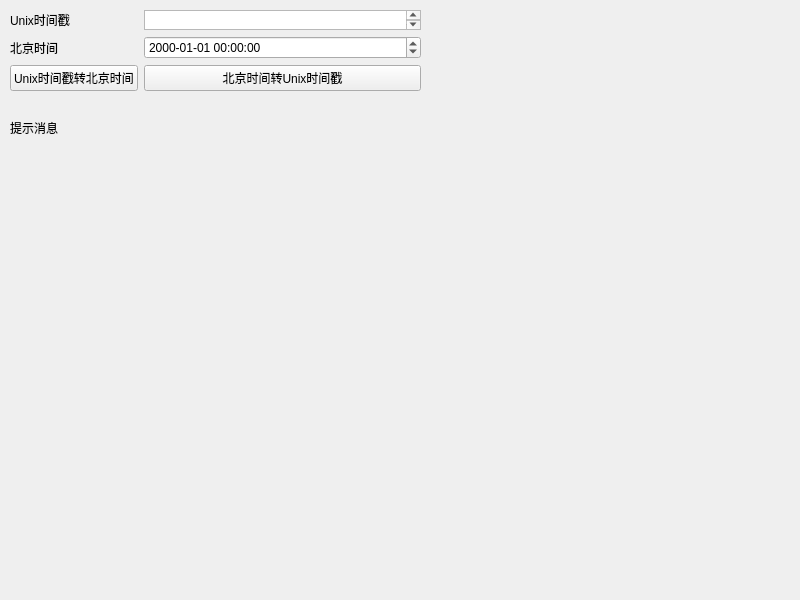
<?xml version="1.0" encoding="UTF-8"?>
<ui version="4.0">
 <class>MainWindow</class>
 <widget class="QMainWindow" name="MainWindow">
  <property name="geometry">
   <rect>
    <x>0</x>
    <y>0</y>
    <width>800</width>
    <height>600</height>
   </rect>
  </property>
  <property name="windowTitle">
   <string>MainWindow</string>
  </property>
  <widget class="QWidget" name="centralWidget">
   <widget class="QWidget" name="formLayoutWidget">
    <property name="geometry">
     <rect>
      <x>10</x>
      <y>10</y>
      <width>411</width>
      <height>149</height>
     </rect>
    </property>
    <layout class="QFormLayout" name="formLayout">
     <item row="2" column="0">
      <widget class="QLabel" name="label_2">
       <property name="text">
        <string>北京时间</string>
       </property>
      </widget>
     </item>
     <item row="3" column="0">
      <widget class="QPushButton" name="btnConvert1">
       <property name="text">
        <string>Unix时间戳转北京时间</string>
       </property>
      </widget>
     </item>
     <item row="0" column="0">
      <widget class="QLabel" name="label">
       <property name="text">
        <string>Unix时间戳</string>
       </property>
      </widget>
     </item>
     <item row="0" column="1">
      <widget class="QTextEdit" name="txtTimestamp">
       <property name="minimumSize">
        <size>
         <width>0</width>
         <height>10</height>
        </size>
       </property>
       <property name="maximumSize">
        <size>
         <width>16777215</width>
         <height>20</height>
        </size>
       </property>
       <property name="lineWidth">
        <number>1</number>
       </property>
      </widget>
     </item>
     <item row="5" column="0" colspan="2">
      <widget class="QLabel" name="lblMessage">
       <property name="text">
        <string>提示消息</string>
       </property>
      </widget>
     </item>
     <item row="2" column="1">
      <widget class="QDateTimeEdit" name="dateTimeEdit">
       <property name="displayFormat">
        <string>yyyy-MM-dd HH:mm:ss</string>
       </property>
      </widget>
     </item>
     <item row="3" column="1">
      <widget class="QPushButton" name="btnConvert2">
       <property name="text">
        <string>北京时间转Unix时间戳</string>
       </property>
      </widget>
     </item>
    </layout>
   </widget>
  </widget>
 </widget>
 <resources/>
 <connections/>
</ui>
